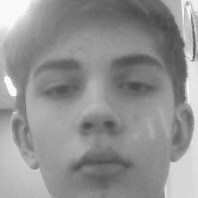
#> input picture lico/Face_recognition/dataset/User.1.1.jpg, 198 x 198 px, given in place of the camera
$ python Countur.py
#> lines starting #> are read from the running program, lines starting #| are printed output that depends on the picture
import cv2
import numpy as np
import time
import serial
import struct

from threading import Thread

arduino = serial.Serial('COM18', 9600, timeout=.1)

cap = cv2.VideoCapture(0)
screen_width = 320
screen_height = 240
param = cap.set(3, screen_width)
param = cap.set(2, screen_height)

x1 = 0
y1 = 0

doit = True
oldTime = 0
def doit():
	global x1
	global y1
	global newTime
	global oldTime
	while doit:
		newTime = time.time() * 1000
		if(newTime - oldTime > 1000):
			x2 = x1
			if(x2 > 0):
				arduino.write(serial.to_bytes([255, 255, 0, 1])) #Left motor - max, Right motor - 0, Left = 1, Right = 1
				time.sleep(abs(x2 * 1.0) / 100)
			else:
				if(x1 < 0):
					arduino.write(serial.to_bytes([255, 255, 1, 0])) #Left motor - max, Right motor - 0, Left = 1, Right = 1
					time.sleep(abs(x2 * 1.0) / 100)
			time.sleep(0.01)
			oldTime = newTime
			print(x1)
my_thread = Thread(target = doit)
my_thread.start()


def nothing(*args):
    pass


oldX = 0
oldY = 0
x = 0
y = 0

ret, frame = cap.read()
#> frame is the input picture: shape (198, 198, 3); min 71, max 252, mean 146.1

cv2.namedWindow('color_filter')  # Main window
cv2.namedWindow('Settings')
cv2.createTrackbar('h1', 'Settings', 67, 255, nothing)
cv2.createTrackbar('s1', 'Settings', 62, 255, nothing)
cv2.createTrackbar('v1', 'Settings', 0, 255, nothing)
cv2.createTrackbar('h2', 'Settings', 90, 255, nothing)
cv2.createTrackbar('s2', 'Settings', 255, 255, nothing)
cv2.createTrackbar('v2', 'Settings', 241, 255, nothing)

oldTime = time.time() * 1000

while True:
    ret, frame = cap.read()
    frame = cv2.flip(frame, 1)
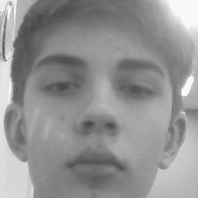
#> frame: shape (198, 198, 3); min 71, max 252, mean 146.1
    hsv = cv2.cvtColor(frame, cv2.COLOR_BGR2HSV)
#> hsv: shape (198, 198, 3); mean H, S, V 0, 0, 146.1

    h1 = cv2.getTrackbarPos('h1', 'Settings')
    s1 = cv2.getTrackbarPos('s1', 'Settings')
    v1 = cv2.getTrackbarPos('v1', 'Settings')
    h2 = cv2.getTrackbarPos('h2', 'Settings')
    s2 = cv2.getTrackbarPos('s2', 'Settings')
    v2 = cv2.getTrackbarPos('v2', 'Settings')

    h_min = np.array((h1, s1, v1), np.uint8)
    h_max = np.array((h2, s2, v2), np.uint8)
    color_filter = cv2.inRange(hsv, h_min, h_max)
#> color_filter: shape (198, 198); every value is 0

    contours, hierarchy = cv2.findContours(color_filter.copy(), cv2.RETR_TREE, cv2.CHAIN_APPROX_SIMPLE)
#> contours = []
    cv2.drawContours(frame, contours, -1, (255, 0, 0), 3, cv2.LINE_AA, hierarchy, 1)

    moments = cv2.moments(color_filter, 1)
#> moments = moments, m00 0

    sumX = moments['m10']
#> sumX = 0
    sumY = moments['m01']
#> sumY = 0
    count = moments['m00']
#> count = 0

    if count > 100:
        x = int(sumX / count)
        y = int(sumY / count)
        cv2.circle(color_filter, (x, y), 10, (0, 0, 255), 0)

    width = screen_width / 2
    height = screen_height / 2
    if x != width or y != height:
        x1 = x - width
        y1 = y - height


    cv2.putText(frame, "%d, %d" % (x, y), (x + 10, y - 10), cv2.FONT_HERSHEY_SIMPLEX, 1, (0, 255, 255), 2)

    cv2.imshow('color_filter', frame)

    k = cv2.waitKey(30) & 0xFF
#> (key Esc is pressed here)
    if k == 27:
        doit = False
        break

cap.release()
cv2.destroyAllWindows()

$ run again, on lico/Face_recognition/dataset/User.1.10.jpg
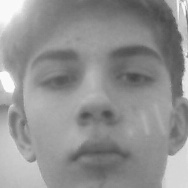
#> input picture lico/Face_recognition/dataset/User.1.10.jpg, 188 x 188 px, given in place of the camera
#> frame is the input picture: shape (188, 188, 3); min 70, max 254, mean 145.4
#> `frame = cv2.flip(frame, 1)`:
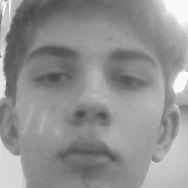
#> frame: shape (188, 188, 3); min 70, max 254, mean 145.4
#> hsv: shape (188, 188, 3); mean H, S, V 0, 0, 145.4
#> color_filter: shape (188, 188); every value is 0
#> contours = []
#> moments = moments, m00 0
#> sumX = 0
